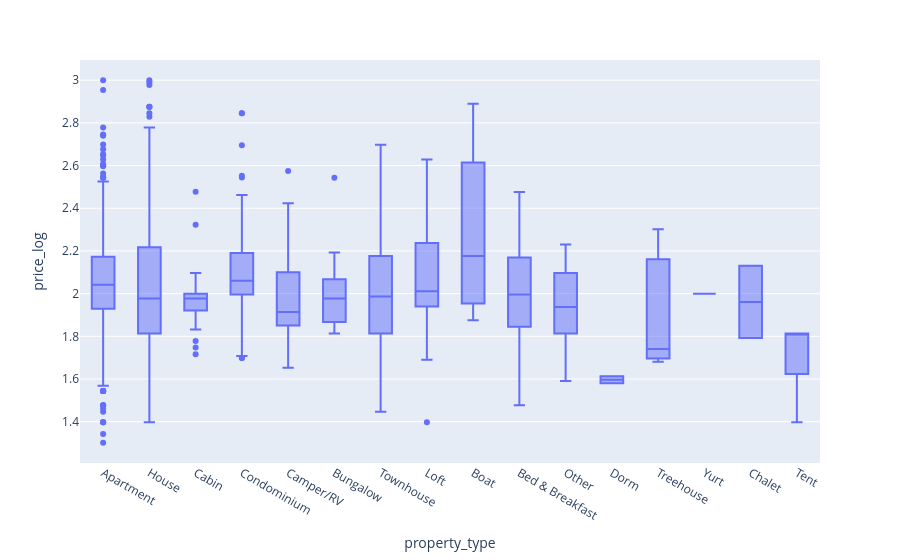

Write notebook code for a chart like this one.
### Code cell
fig= px.box(data, x='property_type', y='price_log')
fig.show()

### Figure 1 — Plotly figure (JSON) as saved in the notebook; plotly's stock layout.template omitted (floating-point values rounded to 4 significant figures; data arrays with more than 128 entries replaced by an {"elided": "..."} marker saying what was removed)
{"data": [{"alignmentgroup": "True", "hovertemplate": "property_type=%{x}<br>price_log=%{y}<extra></extra>", "legendgroup": "", "marker": {"color": "#636efa"}, "name": "", "notched": false, "offsetgroup": "", "orientation": "v", "showlegend": false, "type": "box", "x": {"elided": "3818 str values"}, "x0": " ", "xaxis": "x", "y": {"elided": "3818 float values"}, "y0": " ", "yaxis": "y"}], "layout": {"boxmode": "group", "legend": {"tracegroupgap": 0}, "margin": {"t": 60}, "xaxis": {"anchor": "y", "domain": [0, 1], "title": {"text": "property_type"}}, "yaxis": {"anchor": "x", "domain": [0, 1], "title": {"text": "price_log"}}}}
